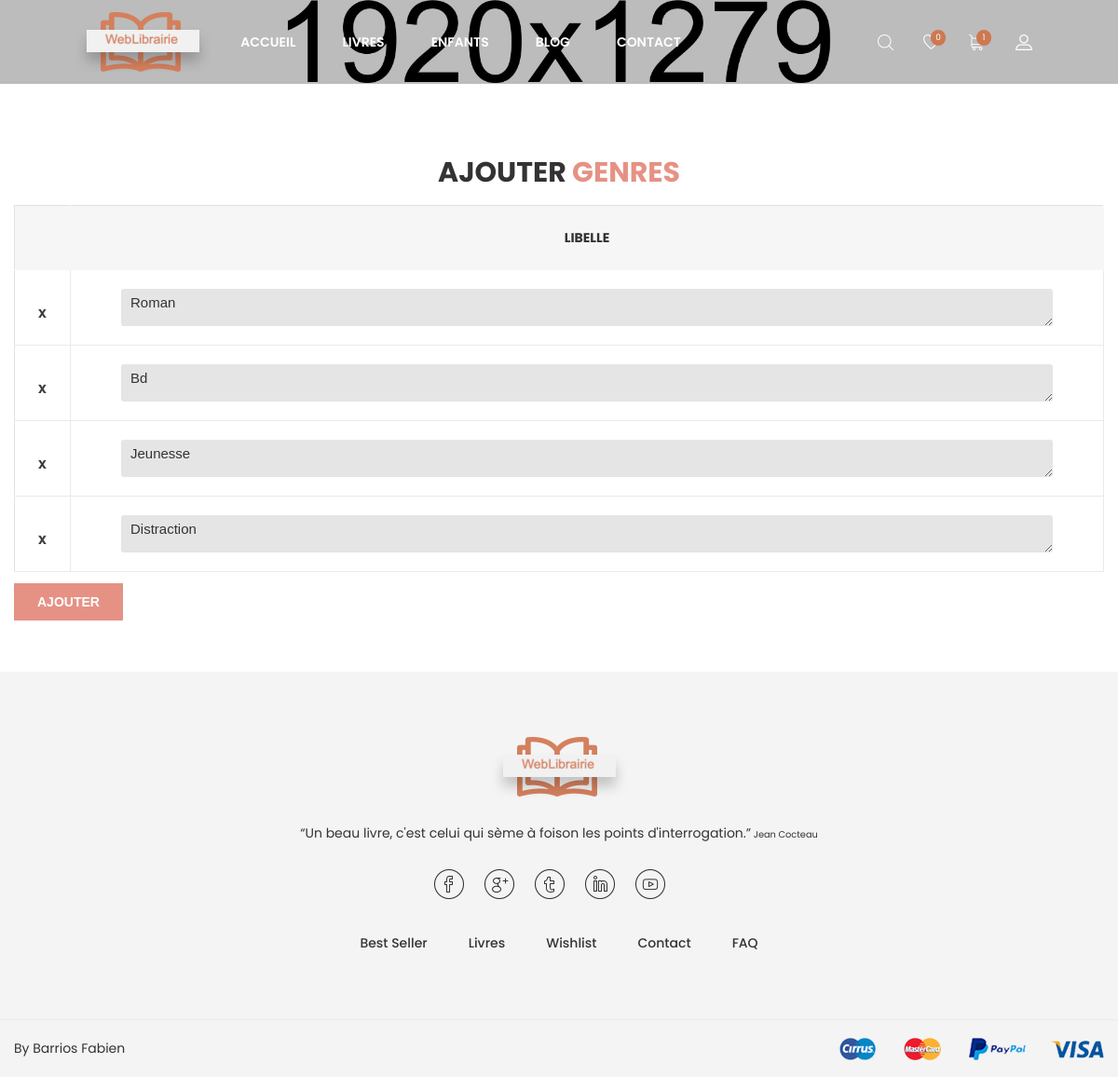
The page /ajouterGenre.php (signed in) on the database its author committed.
### tables this page shows
CREATE TABLE `GENRE` (
  `ID` int(11) NOT NULL,
  `LIBELLE` varchar(250) DEFAULT NULL
);

### Fonctions.php (called while the page is built, shortened)
<?php
function connectDB(){
    try{
        $db = new PDO('mysql:host=localhost;dbname=WeblibrairieVVA;charset=utf8', 'root', 'root');
        return $db;
    }
    catch (Exception $e){
        die('Erreur : '.$e->getMessage());
    }
}
function getNbArticlePanier(){
    $link = connectDB();
    $user = $_SESSION['Usercompte'];
    $req = $link->query("SELECT count(*) as nb FROM LIVRE INNER JOIN ECRIVAIN ON LIVRE.ID_ECRIVAIN = ECRIVAIN.ID INNER JOIN LIGNE_PANIER ON LIVRE.ID = LIGNE_PANIER.ID_LIVRE INNER JOIN PANIER ON LIGNE_PANIER.ID_PANIER = PANIER.ID INNER JOIN COMPTE ON PANIER.ID_COMPTE = COMPTE.USER WHERE LIVRE.ID = LIGNE_PANIER.ID_LIVRE AND LIGNE_PANIER.ID_PANIER = PANIER.ID AND PANIER.DT_COM is Null AND PANIER.ID_COMPTE = '$user'");
    return $req;
}
function getNbArticleWishliste(){
    $link = connectDB();
    $user = $_SESSION['Usercompte'];
    $req = $link->query("SELECT count(*) as nb FROM LIVRE INNER JOIN ECRIVAIN ON LIVRE.ID_ECRIVAIN = ECRIVAIN.ID INNER JOIN LIGNE_WISHLIST ON LIVRE.ID = LIGNE_WISHLIST.ID_LIVRE INNER JOIN WISHLIST ON LIGNE_WISHLIST.ID_WISHLIST = WISHLIST.ID INNER JOIN COMPTE ON WISHLIST.ID_COMPTE = COMPTE.USER WHERE LIVRE.ID = LIGNE_WISHLIST.ID_LIVRE AND LIGNE_WISHLIST.ID_WISHLIST = WISHLIST.ID AND WISHLIST.ID_COMPTE = '$user'");
    return $req;
}
function getAjouterGenre(){
    $link = connectDB();
    $req = $link->query("select * from GENRE");
    return $req;
}
?>

### ajouterGenre.php (the view, shortened to what this page needs)
<!doctype html>
<html class="no-js" lang="zxx">
<head>
    <link rel="stylesheet" href="css/bootstrap.min.css">
    <link rel="stylesheet" href="css/plugins.css">
    <link rel="stylesheet" href="style.css">
    <link rel="stylesheet" href="css/custom.css">
    <?php include_once('Fonctions.php'); ?>
</head>
<body>
<div class="wrapper" id="wrapper">
    <header id="wn__header" class="oth-page header__area header__absolute sticky__header">
        <div class="container-fluid">
            <div class="row">
                <div class="col-md-6 col-sm-6 col-6 col-lg-2">
                    <div class="logo">
                        <a href="index.php">
                            <img src="images/logo/logo.png" alt="logo images">
                        </a>
                    </div>
                </div>
                <div class="col-lg-8 d-none d-lg-block">
                    <nav class="mainmenu__nav">
                        <ul class="meninmenu d-flex justify-content-start">
                            <li class="drop with--one--item"><a href="index.php">Accueil</a></li>
                            <li class="drop"><a href="shop-grid.php?categorie=Tout">Livres</a>
                            </li>
                            <li class="drop"><a href="shop-grid.php?categorie=Enfants">Enfants</a>
                            </li>
                            <li class="drop"><a href="blog.html">Blog</a>
                            </li>
                            <li><a href="contact.html">Contact</a></li>
                        </ul>
                    </nav>
                </div>
                <div class="col-md-6 col-sm-6 col-6 col-lg-2">
                    <ul class="header__sidebar__right d-flex justify-content-end align-items-center">
                        <li class="shop_search"><a class="search__active" href="#"></a></li>
                        <?php if(!isset($_SESSION['Usercompte'])): ?>
                        <li class="wishlist"><a href="wishlist.php"></a></li>
                        <li class="shopcart"><a class="cartbox_active" href=""></a>
                            <div class="block-minicart minicart__active">
                                <div class="minicart-content-wrapper">
                                    <div class="micart__close">
                                        <span>Fermer</span>
                                    </div>
                                    <div class="mini_action cart">
                                        <a class="cart__btn" href="my-account.php">Se connecter</a>
                                    </div>
                                </div>
                            </div>
                            <?php else: ?>
                            <?php $getNbLivre = getNbArticlePanier(); ?>
                            <?php $nbLivre = $getNbLivre->fetch(); ?>
                            <?php $getNbWishListe = getNbArticleWishliste(); ?>
                            <?php $nbWishListe = $getNbWishListe->fetch(); ?>
                        <li class="wishlist"><a href="wishlist.php"><span id="alertWishlist" class="product_qun"><?php echo $nbWishListe[0]; ?></span></a></li>
                        <li class="shopcart"><a class="cartbox_active" href=""><span id="alertPanier" class="product_qun"><?php echo $nbLivre[0]; ?></span></a>
                            <?php endif; ?>
                        </li>
                        <li class="setting__bar__icon"><a class="setting__active" href="#"></a>
                        </li>
                    </ul>
                </div>
            </div>
        </div>
    </header>
    <div class="ht__bradcaump__area bg-image--6" style="padding-top: 45px; padding-bottom: 45px;">
    </div>
    <section class="my_account_area pt--80 pb--55 bg--white">
        <div class="container">
            <div class="row">
                <div class="col-lg-12">
                    <div class="section__title text-center">
                        <h2 class="title__be--2">Ajouter <span class="color--theme">Genres</span></h2>
                    </div>
                </div>
            </div>
            <div id="tablePanier" class="table-content wnro__table table-responsive">
                <table id="tableLivre">
                    <thead>
                    <tr class="title-top">
                        <th></th>
                        <th class="product-thumbnail">LIBELLE</th>
                    </tr>
                    </thead>
                    <tbody>
                    <?php $nb_liens=0; $link = connectDB(); ?>
                    <?php $genre = getAjouterGenre(); ?>
                    <?php foreach ($genre as $data):?>
                        <?php $nb_liens++; ?>
                        <tr id="idTr_<?= $nb_liens ?>">
                            <td class="product-remove"><a onclick="del('idLigne_<?php echo $nb_liens ?>', 'idTr_<?= $nb_liens ?>')" style="margin-right: 10px; cursor: pointer;">X</a></td>
                            <td><textarea onclick="save(this.id, <?php echo $nb_liens ?>, true);" id="genre_<?php echo $nb_liens ?>" style="width: 1000px; background: #e5e5e5 none repeat scroll 0 0; border: medium none; border-radius: 3px; color: #333; font-size: 15px; font-weight: normal; height: 40px; padding: 0 5px 0 10px;"><?= $data['LIBELLE'] ?></textarea></td>
                        </tr>
                    <?php endforeach; ?>
                    </tbody>
                </table>
            </div>
            <button id="btnAjouterLigne" class="tocart" title="Ajouter" style="margin-top: 1%; background: #e59285 none repeat scroll 0 0; border: 0 none; color: #fff; font-size: 14px; font-weight: 600; height: 40px; line-height: 40px; padding: 0 25px; text-transform: uppercase;">Ajouter</button>
        </div>
    </section>
    <footer id="wn__footer" class="footer__area bg__cat--8 brown--color">
        <div class="footer-static-top">
            <div class="container">
                <div class="row">
                    <div class="col-lg-12">
                        <div class="footer__widget footer__menu">
                            <div class="ft__logo">
                                <a href="index.php">
                                    <img src="images/logo/3.png" alt="logo">
                                </a>
                                <p>“Un beau livre, c'est celui qui sème à foison les points d'interrogation.”<span style="font-size: 70%;"> Jean Cocteau</span></p>
                            </div>
                            <div class="footer__content">
                                <ul class="social__net social__net--2 d-flex justify-content-center">
                                    <li><a href="#"><i class="bi bi-facebook"></i></a></li>
                                    <li><a href="#"><i class="bi bi-google"></i></a></li>
                                    <li><a href="#"><i class="bi bi-twitter"></i></a></li>
                                    <li><a href="#"><i class="bi bi-linkedin"></i></a></li>
                                    <li><a href="#"><i class="bi bi-youtube"></i></a></li>
                                </ul>
                                <ul class="mainmenu d-flex justify-content-center">
                                    <li><a href="shop-grid.php?categorie=Best">Best Seller</a></li>
                                    <li><a href="shop-grid.php?categorie=Tout">Livres</a></li>
                                    <?php if(isset($_SESSION['Usercompte'])): ?>
                                        <li><a href="wishlist.php">Wishlist</a></li>
                                    <?php else: ?>
                                        <li><a href="my-account.php">Wishlist</a></li>
                                    <?php endif; ?>
                                    <li><a href="contact.php">Contact</a></li>
                                    <li><a href="faq.html">FAQ</a></li>
                                </ul>
                            </div>
                        </div>
                    </div>
                </div>
            </div>
        </div>
        <div class="copyright__wrapper">
            <div class="container">
                <div class="row">
                    <div class="col-lg-6 col-md-6 col-sm-12">
                        <div class="copyright">
                            <div class="copy__right__inner text-left">
                                <p>By Barrios Fabien</p>
                            </div>
                        </div>
                    </div>
                    <div class="col-lg-6 col-md-6 col-sm-12">
                        <div class="payment text-right">
                            <img src="images/icons/payment.png" alt="" />
                        </div>
                    </div>
                </div>
            </div>
        </div>
    </footer>
</div>
</body>
</html>

### rows shown on the page
genre: LIBELLE "Roman"
genre: LIBELLE "Bd"
genre: LIBELLE "Jeunesse"
genre: LIBELLE "Distraction"

### other values the page prints
$nbWishListe[0] "0"
$nbLivre[0] "1"
